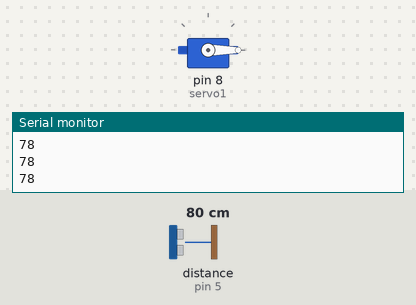
Simulated run of this sketch. Board: Arduino Uno, built with avr-gcc and run on an emulated ATmega328P. Shown: servo, the last lines printed to the serial monitor. Wiring (inferred from the names in the program): ultrasonic range finder: trigger pin 7; echo pin 5. The test bench sets the inputs (shaded band); at power-on: distance to the obstacle (sensor on pin 5) 80 cm. The echo pulse lasts 58.3 µs per cm.

Above: at 1.2 s.
1.3 s: distance to the obstacle (sensor on pin 5) set to 35 cm
2.8 s: distance to the obstacle (sensor on pin 5) set to 29 cm
At 3.5 s:
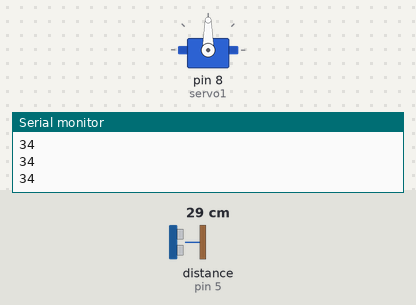
4.3 s: distance to the obstacle (sensor on pin 5) set to 60 cm
At 5.3 s:
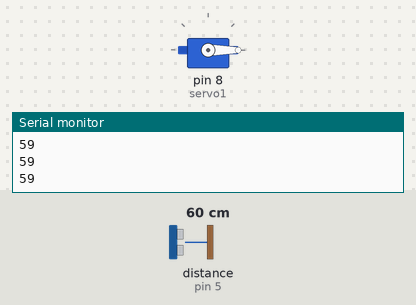
6.3 s: distance to the obstacle (sensor on pin 5) set to 2 cm
At 7.4 s:
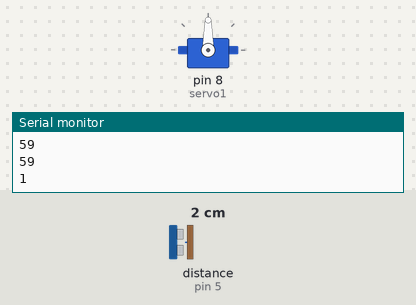
Timing chart, 0 to 8.8 s (numbered marks = the images above; inputs shaded):
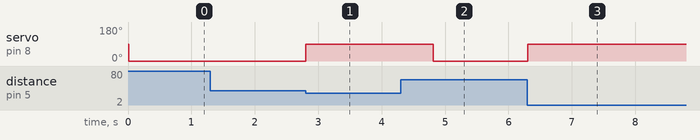

The sketch:

Smart_dustbin.ino
```cpp
#include<Servo.h>

int trig=7,echo=5;
Servo servo1;
int distance(int trig, int echo);
void setup()
{
  Serial.begin(9600);
  pinMode(trig, OUTPUT);
  pinMode(echo, INPUT);
  servo1.attach(8);
}

void loop()
{
  //servo1.write(0);
  Serial.println(distance(trig, echo));
  if(distance(trig, echo)<=30){
  	servo1.write(90);
    delay(2000);
  }else{
  	servo1.write(0);
  }
}
int distance(int trig, int echo){

  digitalWrite(trig, LOW);
  delayMicroseconds(2);

	digitalWrite(trig, HIGH);
    delayMicroseconds(10);
  digitalWrite(trig, LOW);

  int duration= pulseIn(echo, HIGH);
	int distance= (0.034*duration)/2;
  return distance;
}
```

Measured:
- the behaviour switches between 32 and 31 cm on distance to the obstacle (sensor on pin 5) (found by bisection; images 0 and 1)
- after the input at 2.8 s, servo on pin 8 (servo1): 0° → 90° at once
- after the input at 4.3 s, servo on pin 8 (servo1): 90° → 0° after 0.51 s
- after the input at 6.3 s, servo on pin 8 (servo1): 0° → 90° at once
